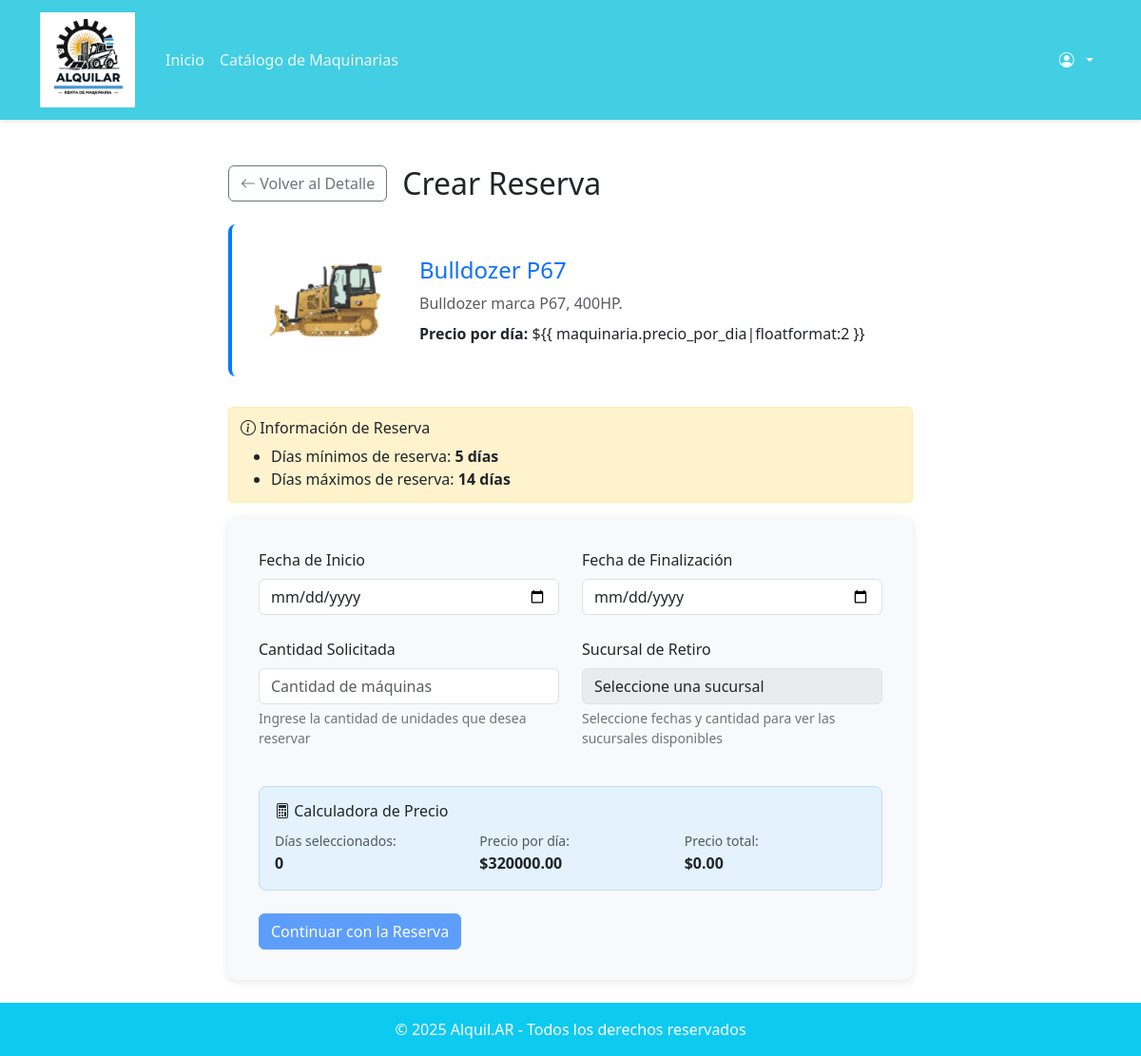
The page /reservas/crear/10/ (signed in) on the database as committed earlier.
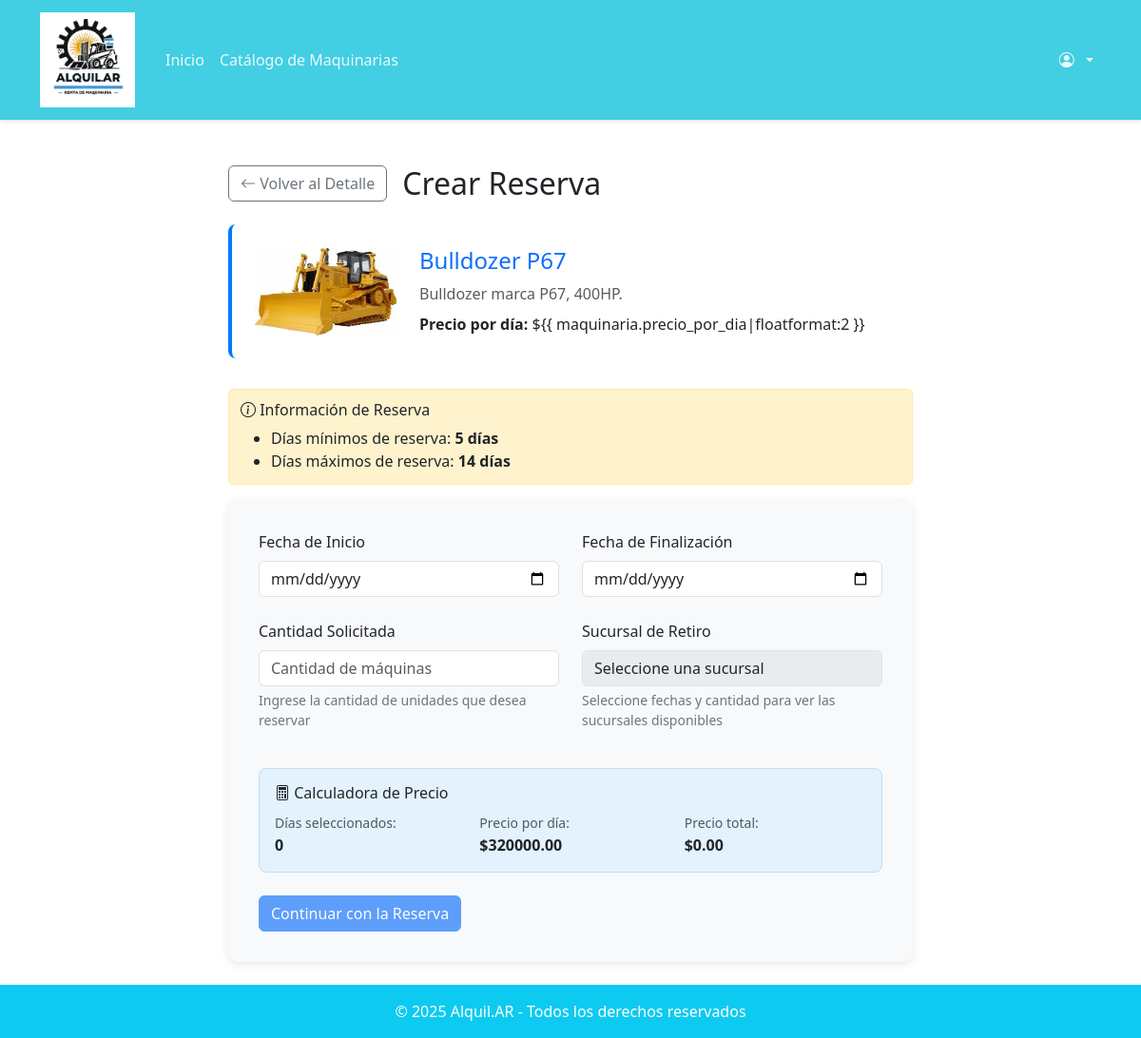
The same page on the database as committed later.
### maquinarias/models.py (models this page shows, shortened)
class Maquinaria(models.Model):
    nombre = models.CharField(max_length=100)
    tipo = models.ForeignKey(TipoMaquinaria, on_delete=models.PROTECT, related_name='maquinarias')
    marca = models.CharField(max_length=50)
    modelo = models.CharField(max_length=50)
    anio = models.SmallIntegerField()
    descripcion = models.TextField()
    imagen = models.ImageField(upload_to='maquinarias/images', null=True, blank=True)
    precio_por_dia = models.FloatField()
    stock_total = models.PositiveIntegerField(default=0)
    stock_disponible = models.PositiveIntegerField(default=0)
    minimo = models.SmallIntegerField()
    maximo = models.SmallIntegerField()
    cantDias_total = models.SmallIntegerField()
    cantDias_parcial = models.SmallIntegerField()
    cantDias_nulo = models.SmallIntegerField()
    sucursales = models.ManyToManyField(Sucursal, through='MaquinariaStock', related_name='maquinarias')

### reservas/views.py (the view)
# urls.py: path('crear/<int:maquinaria_id>/', views.crear_reserva, name='crear_reserva'),
@login_required
def crear_reserva(request, maquinaria_id):
    if request.user.tipo not in ['CLIENTE', 'EMPLEADO']:
        messages.error(request, "No tiene permisos para crear reservas.")
        return redirect('home')
    maquinaria = get_object_or_404(Maquinaria, id=maquinaria_id)
    if request.method == 'POST':
        form = ReservaForm(request.POST, maquinaria=maquinaria, usuario=request.user)
        if form.is_valid():
            reserva = form.save(commit=False)
            reserva.maquinaria = maquinaria
            dias = (reserva.fecha_fin - reserva.fecha_inicio).days
            reserva.precio_total = maquinaria.precio_por_dia * dias * reserva.cantidad_solicitada
            if request.user.tipo == 'EMPLEADO':
                request.session['reserva_data'] = {
                    'cliente_id': form.cleaned_data['cliente'].id,
                    'maquinaria_id': maquinaria.id,
                    'fecha_inicio': form.cleaned_data['fecha_inicio'].isoformat(),
                    'fecha_fin': form.cleaned_data['fecha_fin'].isoformat(),
                    'cantidad_solicitada': form.cleaned_data['cantidad_solicitada'],
                    'sucursal_retiro_id': form.cleaned_data['sucursal_retiro'].id,
                    'precio_total': str(reserva.precio_total),
                    'empleado_id': request.user.id
                }
                messages.info(request, "Por favor, confirme los detalles de la reserva.")
                return redirect('reservas:confirmar_reservas')
            else:
                reserva.cliente = request.user
                reserva.estado = 'PENDIENTE_PAGO'
                reserva.tipo_pago = 'ONLINE'
                reserva.save()
                messages.info(request, "Página de pago en construcción")
                return redirect('home')
        else:
            messages.error(request, "Por favor, corrija los errores en el formulario.")
    else:
        initial_data = {
            'maquinaria': maquinaria.id,
            'sucursal_retiro': request.user.sucursal.id if request.user.tipo == 'EMPLEADO' else None
        }
        if request.user.tipo == 'CLIENTE':
            initial_data['cliente'] = request.user.id
        form = ReservaForm(maquinaria=maquinaria, usuario=request.user, initial=initial_data)
    return render(request, 'reservas/crear_reserva.html', {
        'form': form,
        'maquinaria': maquinaria,
        'titulo': 'Crear Reserva'
    })

### usuarios/models.py (called while the page is built)
    def __str__(self):
        return self.nombre

### reservas/templates/reservas/crear_reserva.html (shortened to what the changed rows need)
{% extends 'base.html' %} {% load static %} {% block title %} {{ titulo }} {% endblock %}  {% block content %}
<div class="container mt-5">
  <div class="row justify-content-center">
    <div class="col-lg-8">
      <div class="d-flex align-items-center mb-4">
        <h2 class="mb-0">{{ titulo }}</h2>
      </div>
      <div class="machine-info">
        <div class="row align-items-center">
          <div class="col-md-3">
            {% if maquinaria.imagen %}
            <img
              src="{{ maquinaria.imagen.url }}"
              alt="{{ maquinaria.nombre }}"
              class="img-fluid rounded"
            />
            {% endif %}
          </div>
          <div class="col-md-9">
            <h4 class="text-primary">{{ maquinaria.nombre }}</h4>
            <p class="text-muted mb-2">
              {{ maquinaria.descripcion|truncatewords:20 }}
            </p>
            <div class="row">
              <div class="col-sm-12">
              </div>
            </div>
          </div>
        </div>
      </div>
      <div class="validation-info">
        <ul class="mb-0">
          <li>
            Días mínimos de reserva:
            <strong>{{ maquinaria.minimo }} días</strong>
          </li>
          <li>
            Días máximos de reserva:
            <strong>{{ maquinaria.maximo }} días</strong>
          </li>
        </ul>
      </div>
      <div class="reservation-form">
        <form method="post" id="reservaForm">
          <div class="price-calculator">
            <div class="row">
              <div class="col-md-4">
                <small class="text-muted">Precio por día:</small>
                <div class="fw-bold">
                  ${{ maquinaria.precio_por_dia|floatformat:2 }}
                </div>
              </div>
            </div>
          </div>
        </form>
      </div>
    </div>
  </div>
</div>
{% endblock %}

Rows that differ between the two databases and show on the page:
changed Maquinaria "Bulldozer P67": imagen: a different picture
